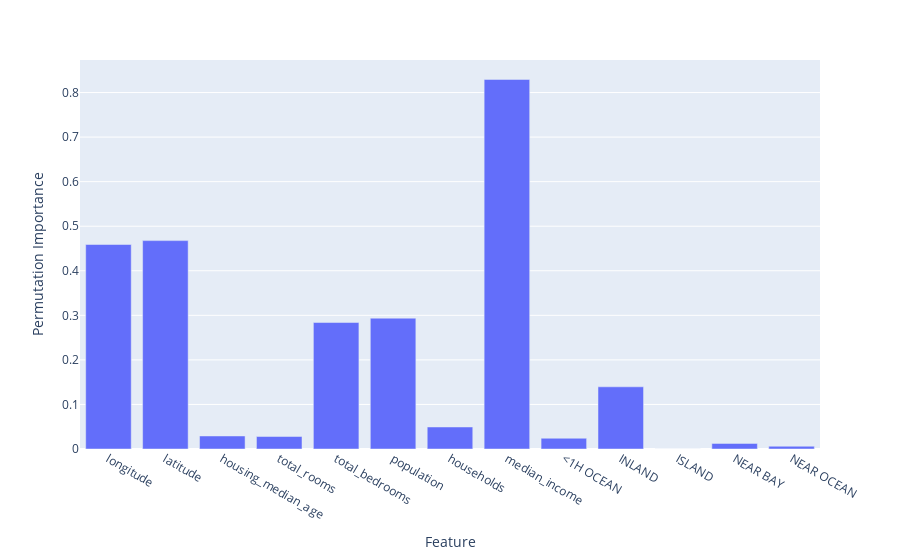

This figure's notebook cell:
### Code cell
import plotly.express as px
px.bar(x = X_train.columns, y = r.importances_mean, labels = {'x': 'Feature', 'y': 'Permutation Importance'})

### Figure 1 — Plotly figure (JSON) as saved in the notebook; plotly's stock layout.template omitted (floating-point values rounded to 4 significant figures)
{"data": [{"alignmentgroup": "True", "hovertemplate": "Feature=%{x}<br>Permutation Importance=%{y}<extra></extra>", "legendgroup": "", "marker": {"color": "#636efa", "pattern": {"shape": ""}}, "name": "", "offsetgroup": "", "orientation": "v", "showlegend": false, "textposition": "auto", "type": "bar", "x": ["longitude", "latitude", "housing_median_age", "total_rooms", "total_bedrooms", "population", "households", "median_income", "<1H OCEAN", "INLAND", "ISLAND", "NEAR BAY", "NEAR OCEAN"], "xaxis": "x", "y": [0.459, 0.4677, 0.02925, 0.02802, 0.2838, 0.2936, 0.0494, 0.8294, 0.02414, 0.1396, 9.613e-05, 0.01254, 0.006144], "yaxis": "y"}], "layout": {"barmode": "relative", "legend": {"tracegroupgap": 0}, "margin": {"t": 60}, "xaxis": {"anchor": "y", "domain": [0, 1], "title": {"text": "Feature"}}, "yaxis": {"anchor": "x", "domain": [0, 1], "title": {"text": "Permutation Importance"}}}}
